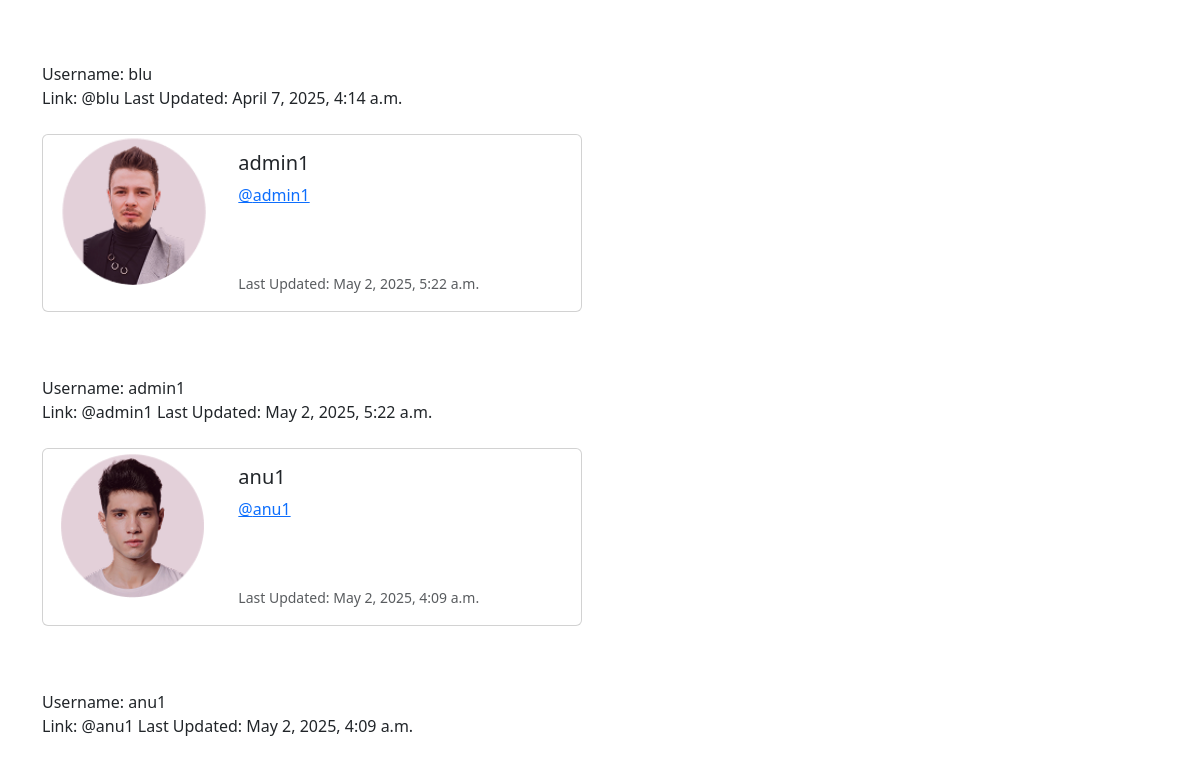
Before: /profile_list/ (signed in, lower part) with the older database file.
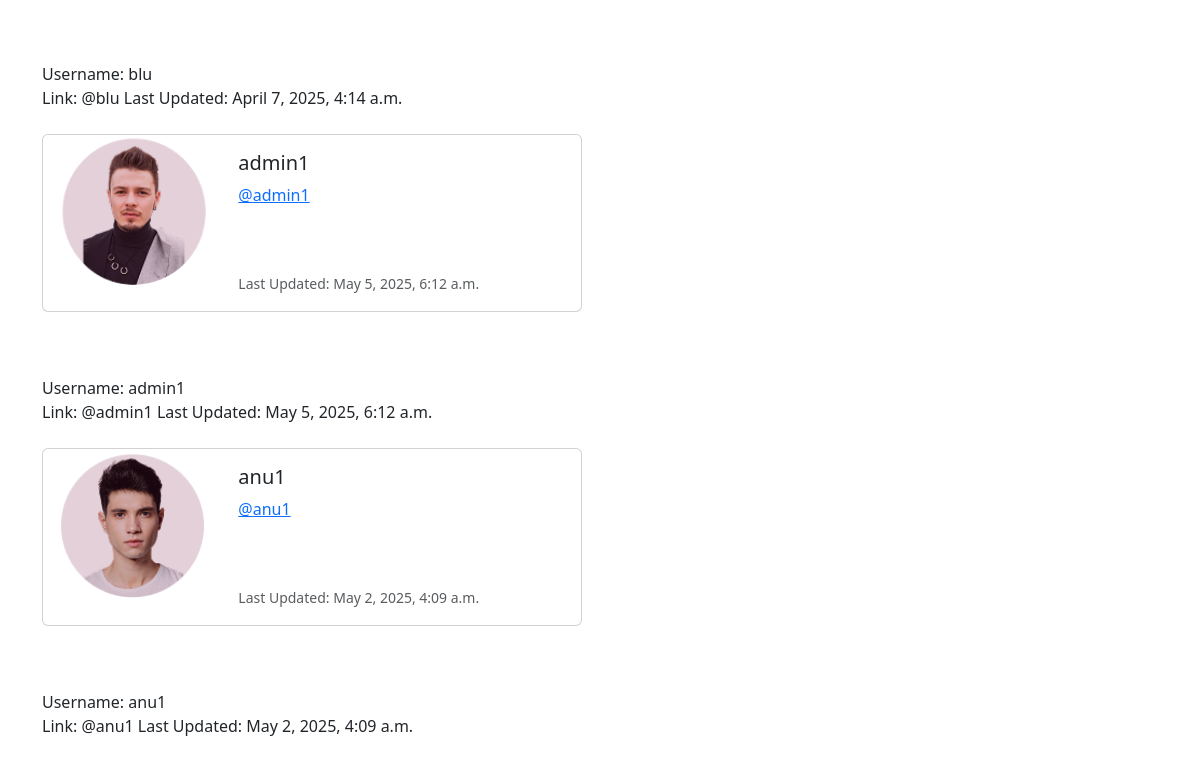
After: the same page with the newer database file.
### clickerapp/models.py (models this page shows, shortened)
class Profile(models.Model):
    user = models.OneToOneField(User, on_delete=models.CASCADE)
    profile_image = models.ImageField(upload_to='profile_images/', blank=True, null=True)
    follows = models.ManyToManyField("self",
                                     related_name="followed_by",
                                     symmetrical=False,
                                     blank=True)
    date_modified = models.DateTimeField(auto_now=True)
    bio = models.TextField(blank=True, null=True)

### clickerapp/views.py (the view)
# urls.py: path('profile_list/',views.profile_list, name='profile_list'),
def profile_list(request):
    if request.user.is_authenticated:
        profiles = Profile.objects.exclude(user=request.user)
        return render(request, 'profile_list.html', {"profiles": profiles})
    else:
        messages.error(request, ("You must be logged in to view profiles."))
        return redirect('home')

### template/profile_list.html (shortened to what this page needs)
{% extends 'base.html' %}
{% load static %}
{% block content %}
<br/>
{% if profiles %}
    {% for profile in profiles %}
    <div class="card mb-3" style="max-width: 540px;">
        <div class="row g-0">
          <div class="col-md-4 text-center">
            {% if profile.profile_image and profile.profile_image.url %}
                <img src="{{ profile.profile_image.url }}" class="img-fluid rounded-circle" style="width: 150px; height: 150px; object-fit: cover;" alt="Profile image">
            {% else %}
                <img src="{% static 'images/default_profile_pic.jpg' %}" class="img-fluid rounded-circle" style="width: 150px; height: 150px; object-fit: cover;" alt="Default Profile Image">
            {% endif %}
        </div>
          <div class="col-md-8">
            <div class="card-body">
              <h5 class="card-title">{{ profile.user.username }}</h5>
              <p class="card-text"><a href="{% url 'profile' profile.user.id %}">@{{ profile.user.username|lower }}</a></p>
              <br/><br/>
              <p class="card-text">
                <small class="text-muted">Last Updated: {{ profile.date_modified }}</small></p>
            </div>
          </div>
        </div>
      </div>
<br/> <br/>
            Username: {{ profile.user.username }} <br/>
            Link: @{{ profile.user.username|lower }}
            Last Updated: {{ profile.date_modified }}
            <br/><br/>
    {% endfor %}
{% endif %}
{% endblock %}

Changed rows visible on the page:
changed Profile "admin1": date_modified "May 2, 2025, 5:22 a.m." → "May 5, 2025, 6:12 a.m."
